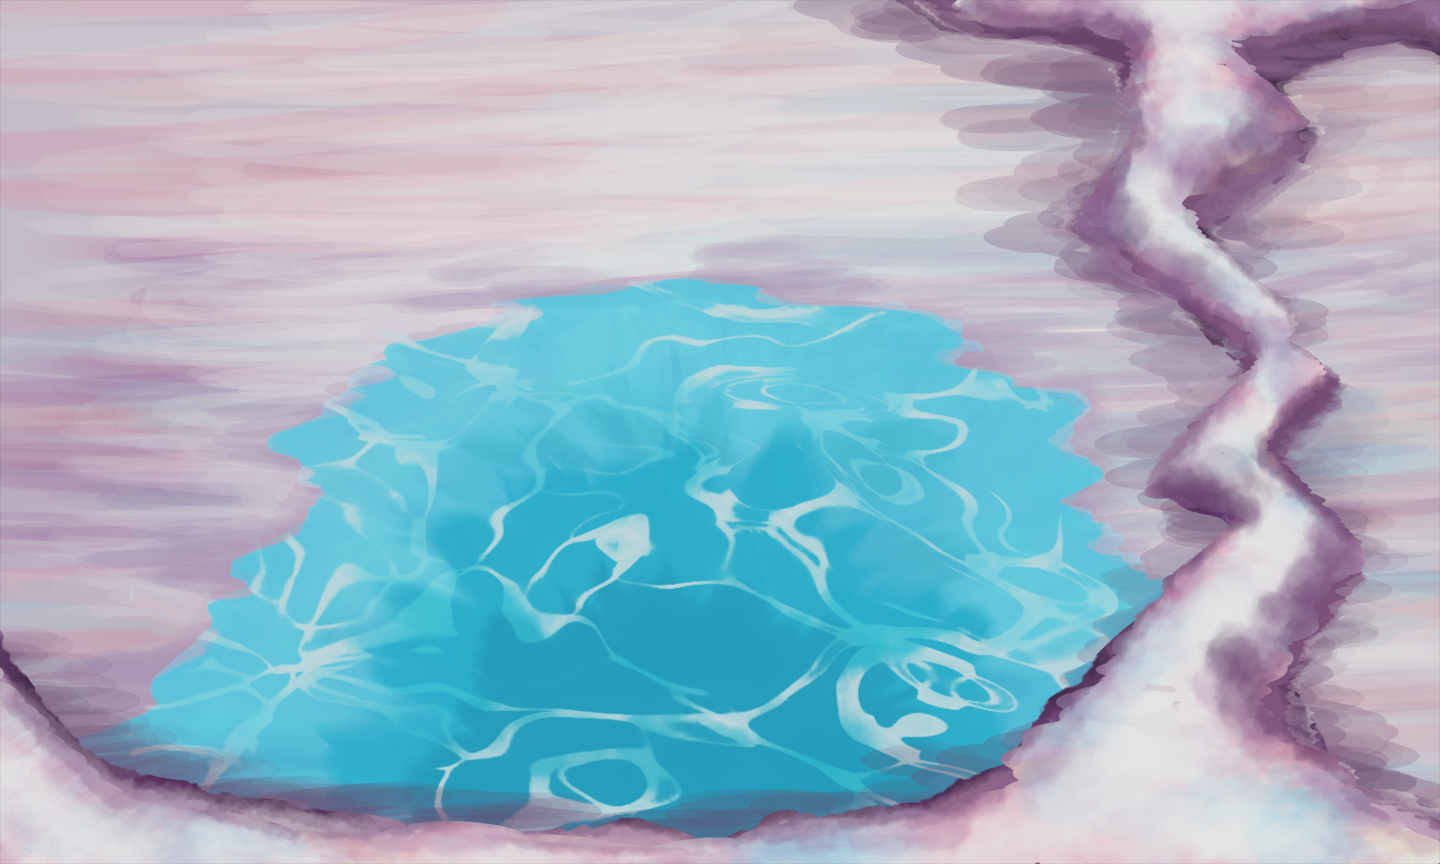

Rendered tile map (Tiled .tmx) drawn with the repository's tilesets; below, a short description and the map source with its tile grids summarised:
An orthogonal 40x24 tile map with 36x36 px tiles, 4 tile layers (bg, hWalls, vWalls, tiles).

<map version="1.0" orientation="orthogonal" width="40" height="24" tilewidth="36" tileheight="36">
 <properties>
  <property name="itemGoal" value="1" />
  <property name="itemSize" value="0" />
  <property name="moveObj" value="0" />
  <property name="playerLocation" value="!json! {&quot;x&quot;: 20, &quot;y&quot;:12 }" />
  <property name="secondPlayerLocation" value="!json! {&quot;x&quot;: -1, &quot;y&quot;:-1 }" />
  <property name="tutorial" value="false" />
 </properties>
 <tileset firstgid="1" name="2-1" tilewidth="1440" tileheight="864">
  <tileoffset x="-720" y="432" />
  <image source="../../../art/background/2/2-1.png" trans="000000" width="1440" height="864" />
 </tileset>
 <layer name="bg" width="40" height="24" opacity="0.9">
  <data>[960 cells, 1 non-empty, 1 distinct tile ids]</data>
 </layer>
 <layer name="hWalls" width="40" height="24">
  <data>[960 cells, 0 non-empty, 0 distinct tile ids]</data>
 </layer>
 <layer name="vWalls" width="40" height="24">
  <data>[960 cells, 0 non-empty, 0 distinct tile ids]</data>
 </layer>
 <layer name="tiles" width="40" height="24">
  <data>[960 cells, 0 non-empty, 0 distinct tile ids]</data>
 </layer>
</map>
